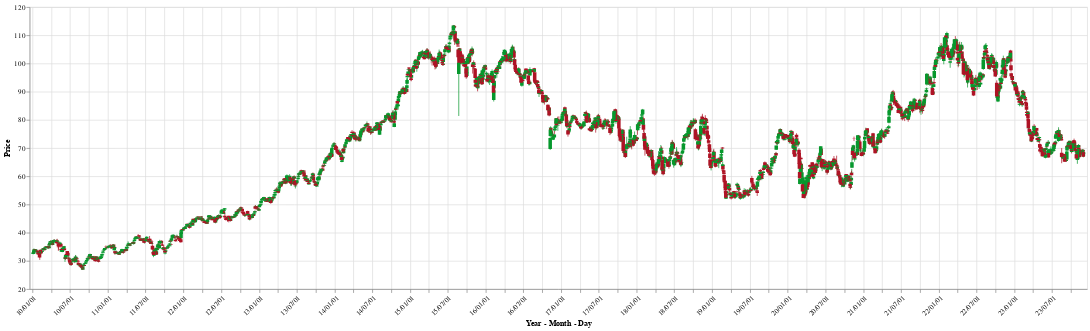

Notebook code cell kept with this figure:
### Markdown cell above
## Checking Data

### Code cell
# Create a line chart of the closing prices
open_close_color = alt.condition("datum.Open <= datum.Close",
                                 alt.value("#06982d"),
                                 alt.value("#ae1325"))

base = alt.Chart(data_df).encode(
    alt.X('Date:T',
          axis=alt.Axis(
              format='%y/%m/%d',
              labelAngle=-45,
              title='Year - Month - Day'
          )
    ),
    color=open_close_color
).interactive()

rule = base.mark_rule().encode(
    alt.Y(
        'Low:Q',
        title='Price',
        scale=alt.Scale(zero=False),
    ),
    alt.Y2('High:Q')
).properties(
    width=1500,
    height=400
)

bar = base.mark_bar().encode(
    alt.Y('Open:Q'),
    alt.Y2('Close:Q')
)


rule + bar

### Figure 1 — Vega-Lite specification as saved in the notebook (floating-point values rounded to 4 significant figures; data arrays with more than 128 entries replaced by an {"elided": "..."} marker saying what was removed)
{"config": {"view": {"continuousWidth": 300, "continuousHeight": 300}}, "layer": [{"mark": {"type": "rule"}, "encoding": {"color": {"condition": {"test": "datum.Open <= datum.Close", "value": "#06982d"}, "value": "#ae1325"}, "x": {"axis": {"format": "%y/%m/%d", "labelAngle": -45, "title": "Year - Month - Day"}, "field": "Date", "type": "temporal"}, "y": {"field": "Low", "scale": {"zero": false}, "title": "Price", "type": "quantitative"}, "y2": {"field": "High"}}, "name": "view_1"}, {"mark": {"type": "bar"}, "encoding": {"color": {"condition": {"test": "datum.Open <= datum.Close", "value": "#06982d"}, "value": "#ae1325"}, "x": {"axis": {"format": "%y/%m/%d", "labelAngle": -45, "title": "Year - Month - Day"}, "field": "Date", "type": "temporal"}, "y": {"field": "Open", "type": "quantitative"}, "y2": {"field": "Close"}}}], "data": {"name": "data-d35354157780d30e0dc3ecf4cc154813"}, "height": 400, "params": [{"name": "param_1", "select": {"type": "interval", "encodings": ["x", "y"]}, "bind": "scales", "views": ["view_1"]}], "width": 1500, "$schema": "https://vega.github.io/schema/vega-lite/v5.16.3.json", "datasets": {"data-d35354157780d30e0dc3ecf4cc154813": {"elided": "3503 records"}}}
